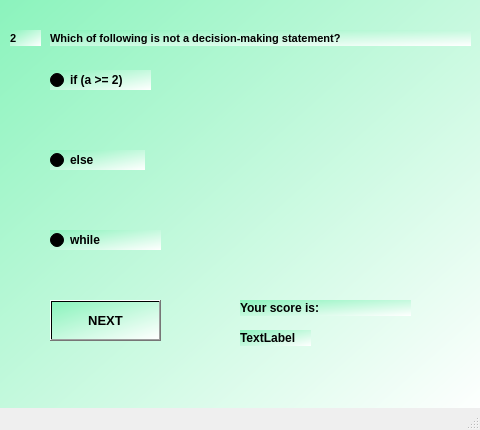
<?xml version="1.0" encoding="UTF-8"?>
<ui version="4.0">
 <class>MainWindow11</class>
 <widget class="QMainWindow" name="MainWindow11">
  <property name="geometry">
   <rect>
    <x>0</x>
    <y>0</y>
    <width>480</width>
    <height>430</height>
   </rect>
  </property>
  <property name="windowTitle">
   <string>MainWindow</string>
  </property>
  <widget class="QWidget" name="centralwidget">
   <widget class="QWidget" name="widget" native="true">
    <property name="geometry">
     <rect>
      <x>0</x>
      <y>-10</y>
      <width>480</width>
      <height>430</height>
     </rect>
    </property>
    <property name="styleSheet">
     <string notr="true">background-color:qlineargradient(spread:pad, x1:0, y1:0, x2:1, y2:1, stop:0 rgba(138, 243, 188, 255), stop:1 rgba(255, 255, 255, 255))</string>
    </property>
    <widget class="QLabel" name="label">
     <property name="geometry">
      <rect>
       <x>10</x>
       <y>40</y>
       <width>31</width>
       <height>16</height>
      </rect>
     </property>
     <property name="font">
      <font>
       <pointsize>8</pointsize>
       <weight>75</weight>
       <bold>true</bold>
      </font>
     </property>
     <property name="text">
      <string>2</string>
     </property>
    </widget>
    <widget class="QLabel" name="label_2">
     <property name="geometry">
      <rect>
       <x>50</x>
       <y>40</y>
       <width>421</width>
       <height>16</height>
      </rect>
     </property>
     <property name="font">
      <font>
       <pointsize>8</pointsize>
       <weight>75</weight>
       <bold>true</bold>
      </font>
     </property>
     <property name="text">
      <string>Which of following is not a decision-making statement?</string>
     </property>
    </widget>
    <widget class="QRadioButton" name="radioButton">
     <property name="geometry">
      <rect>
       <x>50</x>
       <y>80</y>
       <width>101</width>
       <height>20</height>
      </rect>
     </property>
     <property name="font">
      <font>
       <weight>75</weight>
       <bold>true</bold>
      </font>
     </property>
     <property name="text">
      <string>if (a &gt;= 2)</string>
     </property>
    </widget>
    <widget class="QRadioButton" name="radioButton_2">
     <property name="geometry">
      <rect>
       <x>50</x>
       <y>160</y>
       <width>95</width>
       <height>20</height>
      </rect>
     </property>
     <property name="font">
      <font>
       <weight>75</weight>
       <bold>true</bold>
      </font>
     </property>
     <property name="text">
      <string>else</string>
     </property>
    </widget>
    <widget class="QRadioButton" name="radioButton_3">
     <property name="geometry">
      <rect>
       <x>50</x>
       <y>240</y>
       <width>111</width>
       <height>20</height>
      </rect>
     </property>
     <property name="font">
      <font>
       <weight>75</weight>
       <bold>true</bold>
      </font>
     </property>
     <property name="text">
      <string>while</string>
     </property>
    </widget>
    <widget class="QPushButton" name="NEXT">
     <property name="geometry">
      <rect>
       <x>50</x>
       <y>310</y>
       <width>111</width>
       <height>41</height>
      </rect>
     </property>
     <property name="font">
      <font>
       <pointsize>10</pointsize>
       <weight>75</weight>
       <bold>true</bold>
      </font>
     </property>
     <property name="text">
      <string>NEXT</string>
     </property>
    </widget>
    <widget class="QLabel" name="label_3">
     <property name="geometry">
      <rect>
       <x>240</x>
       <y>310</y>
       <width>171</width>
       <height>16</height>
      </rect>
     </property>
     <property name="font">
      <font>
       <weight>75</weight>
       <bold>true</bold>
      </font>
     </property>
     <property name="text">
      <string>Your score is:</string>
     </property>
    </widget>
    <widget class="QLabel" name="label_4">
     <property name="geometry">
      <rect>
       <x>240</x>
       <y>340</y>
       <width>71</width>
       <height>16</height>
      </rect>
     </property>
     <property name="font">
      <font>
       <weight>75</weight>
       <bold>true</bold>
      </font>
     </property>
     <property name="text">
      <string>TextLabel</string>
     </property>
    </widget>
   </widget>
  </widget>
  <widget class="QMenuBar" name="menubar">
   <property name="geometry">
    <rect>
     <x>0</x>
     <y>0</y>
     <width>480</width>
     <height>26</height>
    </rect>
   </property>
  </widget>
  <widget class="QStatusBar" name="statusbar"/>
 </widget>
 <resources/>
 <connections/>
</ui>
